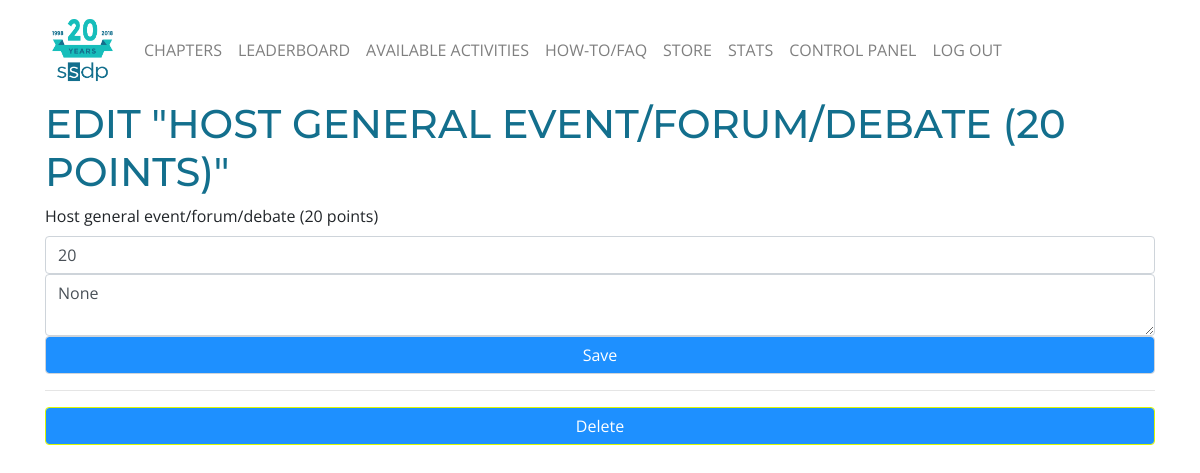
The page /2/update (signed in) on the database its author committed.
### tables this page shows
CREATE TABLE action (
  id INTEGER PRIMARY KEY AUTOINCREMENT,
  author_id INTEGER NOT NULL,
  created TIMESTAMP NOT NULL DEFAULT CURRENT_TIMESTAMP,
  title TEXT NOT NULL,
  note TEXT,
  points INTEGER NOT NULL,
  FOREIGN KEY (author_id) REFERENCES user (id)
);

### cat/blog.py (the view, shortened to what this page needs)
@bp.route('/<int:id>/update', methods=('GET', 'POST'))
@login_required
def update(id):
    post = get_action(id)
    old_points = post['points']
    author = post['author_id']
    title = post['title']
    db = get_db()
    url = db.execute('SELECT * from user WHERE username = ?', (author,)).fetchone()['url']
    type = db.execute('SELECT * from action_list WHERE title = ?', (title, )).fetchone()['type']
    return render_template('blog/update.html', post=post)

### cat/auth.py (called while the page is built)
def login_required(view):
    @functools.wraps(view)
    def wrapped_view(**kwargs):
        if g.user is None:
            return redirect(url_for('auth.login'))
        return view(**kwargs)
    return wrapped_view

@bp.before_app_request
def load_logged_in_user():
    user_id = session.get('user_id')
    if user_id is None:
        g.user = None
    else:
        g.user = get_db().execute(
            'SELECT * FROM user WHERE id = ?', (user_id,)
        ).fetchone()

### cat/blog.py (called while the page is built)
def get_action(id):
    post = get_db().execute(
        'SELECT * from action WHERE id = ?',
        (id,)
    ).fetchone()
    if post is None:
        abort(404, "Post id {0} doesn't exist.".format(id))
    return post

### cat/db.py (called while the page is built)
def get_db():
    if 'db' not in g:
        g.db = sqlite3.connect(
            current_app.config['DATABASE'],
            detect_types=sqlite3.PARSE_DECLTYPES
        )
        g.db.row_factory = sqlite3.Row
    return g.db

### cat/templates/blog/update.html
{% extends 'base.html' %}
{% block header %}
  <h1>{% block title %}Edit "{{ post['title'] }}"{% endblock %}</h1>
{% endblock %}
{% block content %}
<div class = "col">
  <form class = "form-group" method="post">
    <div class ="formgroup">
    <label for="title">{{ request.form['title'] or post['title'] }}</label>
  </div>
  <div class = "formgroup">
    <input class="form-control"name="points" id="points" value="{{ post['points'] }}">
  </div>
  <div class = "formgroup">
    <textarea class="form-control" name="note" id="note" >{{ post['note'] }}</textarea>
  </div>
  <div class ="formgroup">
    <input class="form-control" type="submit" class = "btn btn-primary" value="Save">
  </form>
</div>
  <hr>
  <form action="{{ url_for('blog.delete', id=post['id']) }}" method="post">
    <input class="btn btn-warning form-control" type="submit" value="Delete" onclick="return confirm('Are you sure?');">
  </form>
</div>
{% endblock %}

### cat/static/custom.css (style rules this page uses)
h1 { color: #136F8D; font-family: 'Montserrat'; text-transform: uppercase; }
input { border: 1px solid transparent; background-color: #f1f1f1; padding: 10px; font-size: 16px; }
input[type=submit] { background-color: DodgerBlue; color: #fff; }

### rows shown on the page
action: title "HOST GENERAL EVENT/FORUM/DEBATE (20 POINTS)", title "Host general event/forum/debate (20 points)", points "20"
